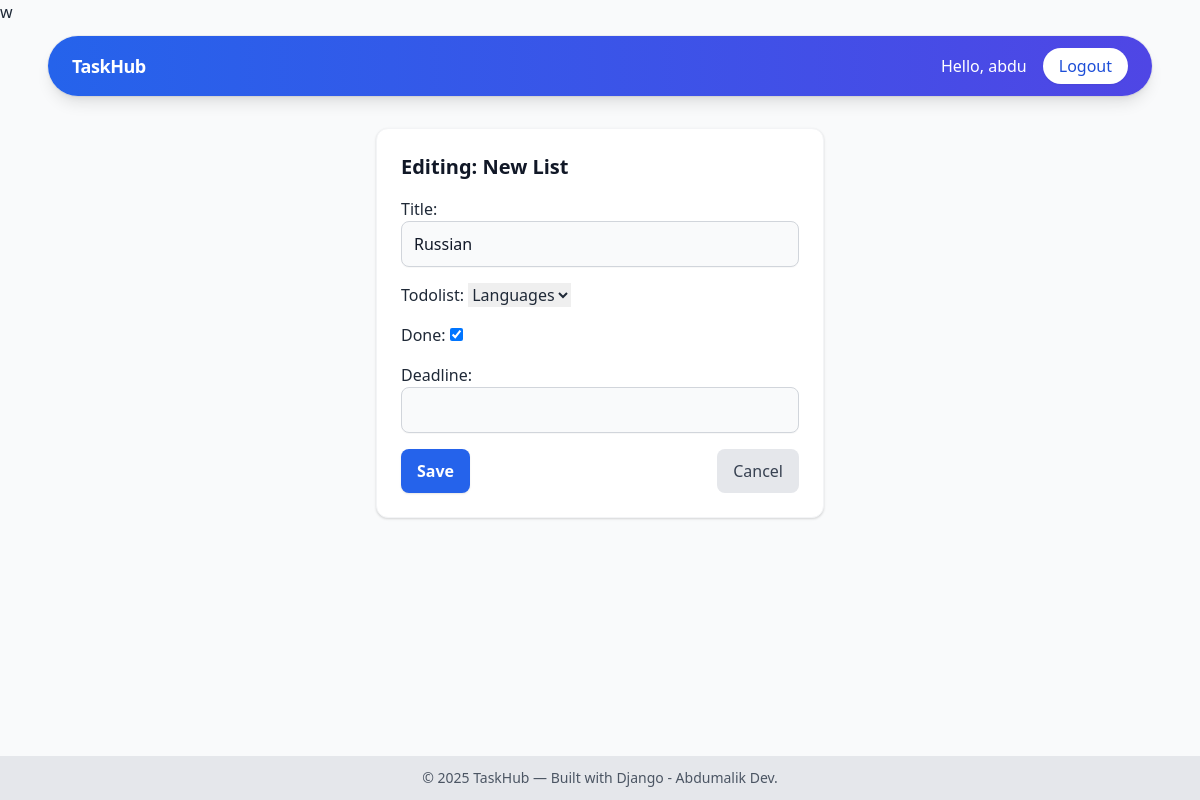
The page /edit/27/ (signed in) on the database its author committed.
### todos/models.py (models this page shows, shortened)
class TodoItem(models.Model):
    todolist = models.ForeignKey(TodoList, on_delete=models.CASCADE)
    title = models.CharField(max_length=200)
    done = models.BooleanField(default=False)
    deadline = models.DateTimeField(null=True, blank=True)
    created = models.DateTimeField(auto_now_add=True)

### todos/views.py (the view)
# urls.py: path('edit/<int:pk>/', TodoEdit.as_view(), name='todo-edit'),
class TodoEdit(LoginRequiredMixin, UpdateView):
    model = TodoItem
    fields = ['title', 'todolist', 'done', 'deadline']
    success_url = reverse_lazy("index-list")
    template_name = 'todos/edit_todo.html'
    def get_queryset(self):
        return TodoItem.objects.filter(todolist__user=self.request.user)
    def get_form(self, form_class=None):
        form = super().get_form(form_class)
        form.fields["todolist"].queryset = TodoList.objects.filter(
            user=self.request.user)
        return form

### todos/models.py (called while the page is built)
    def __str__(self):
        return self.name

### todos/templates/todos/edit_todo.html (shortened to what this page needs)
{% extends 'base.html' %} {% block title %}Edit List — TaskHub{% endblock %}
 {% block content %}
<div class="w-full max-w-md mx-auto">
  <div class="card bg-white rounded-xl shadow border border-gray-100 p-6">
    <h2 class="text-xl font-bold text-gray-900 mb-4">
      Editing: {{ object.name|default:"New List" }}
    </h2>
    <form method="post" class="space-y-4">
      {% csrf_token %} {{ form.as_p }}
      <div class="flex items-center justify-between">
        <button type="submit" class="btn-primary">Save</button>
        <button
          type="button"
          class="btn-cancel"
          onclick="window.location.href='{% url 'index-list' %}'"
        >
          Cancel
        </button>
      </div>
    </form>
  </div>
</div>
{% endblock %}

### todos/templates/base.html (shortened to what this page needs)
<!DOCTYPE html>
<html lang="en">
  <head>
    <link
      rel="stylesheet"
      href="https://cdn.jsdelivr.net/npm/tailwindcss@2.2.19/dist/tailwind.min.css"
    /></head
  >w
  <body class="bg-gray-50 text-gray-800 min-h-screen flex flex-col">
    <header class="sticky top-0 z-50 bg-gray-50 pt-3 pb-2">
      <div class="max-w-6xl mx-auto px-6">
        <nav
          class="flex items-center justify-between text-white bg-gradient-to-r from-blue-600 to-indigo-600 rounded-full px-6 py-3 shadow-lg ring-1 ring-black ring-opacity-5"
        >
          <a
            href="{% url 'index-list' %}"
            class="text-lg font-semibold tracking-tight"
            >TaskHub</a
          >
          <div class="flex items-center space-x-4">
            {% if user.is_authenticated %}
            <p class="m-0 hidden sm:block">
              Hello, {{ request.user.username }}
            </p>
            {% endif %}
            <form action="{% url 'logout' %}" method="post" class="inline">
              <button
                type="submit"
                class="bg-white text-blue-700 px-4 py-1.5 rounded-full hover:bg-gray-100 shadow-sm">
                {% if user.is_authenticated %}
                Logout
                {% else %}
                Login
                {% endif %}
              </button>
            </form>
          </div>
        </nav>
      </div>
    </header>
    <main class="flex-grow container mx-auto p-6">
      {% block content %} {% endblock %}
    </main>
    <footer class="bg-gray-200 text-center py-3 mt-auto text-sm text-gray-600">
      © 2025 TaskHub — Built with Django - Abdumalik Dev.
    </footer>
  </body>
</html>

### todos/templates/todos/edit_todo.html (style rules this page uses)
.card input[type="text"] { width: 100%; border-radius: 0.5rem; border: 1px solid #d1d5db; background: #f9fafb; padding: 0.625rem 0.75rem; color: #111827; box-shadow: 0 1px 1px rgba(0, 0, 0, 0.03); transition: box-shadow 0.2s, border-color 0.2s; outline: none; }
.btn-primary { border-radius: 0.5rem; background: #2563eb; color: #fff; padding: 0.625rem 1rem; font-weight: 600; box-shadow: 0 1px 2px rgba(0, 0, 0, 0.1); transition: background 0.2s, transform 0.05s; border: none; cursor: pointer; }
.btn-cancel { border-radius: 0.5rem; background: #e5e7eb; color: #374151; padding: 0.625rem 1rem; font-weight: 500; transition: background 0.2s; border: none; cursor: pointer; }

### rows shown on the page
TodoItem: title "Russian", todolist "Languages", done "☑"

### other values the page prints
{{ request.user.username }} "abdu"
{{ object.name|default:"New List" }} "New List"
